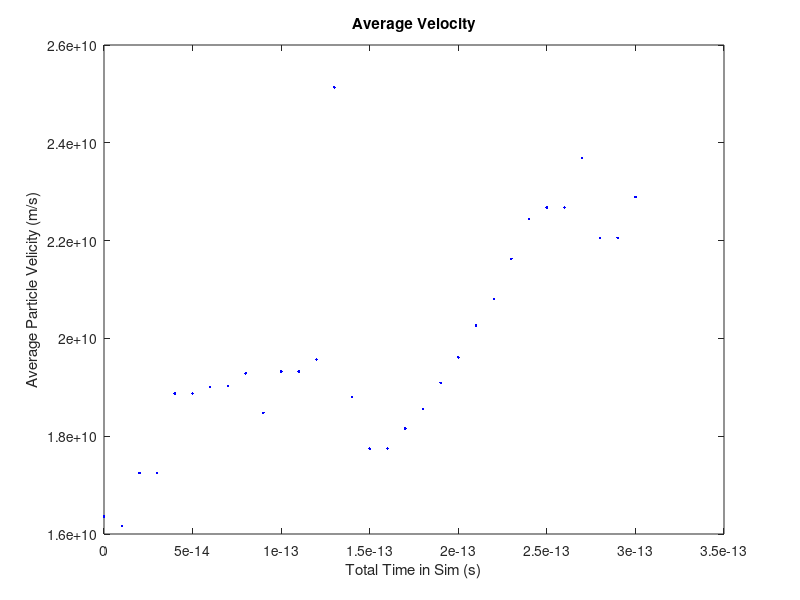
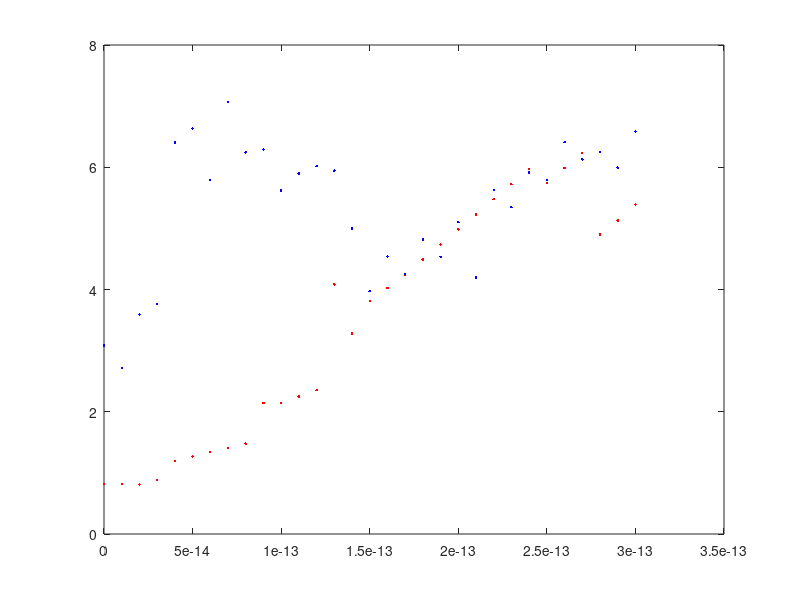
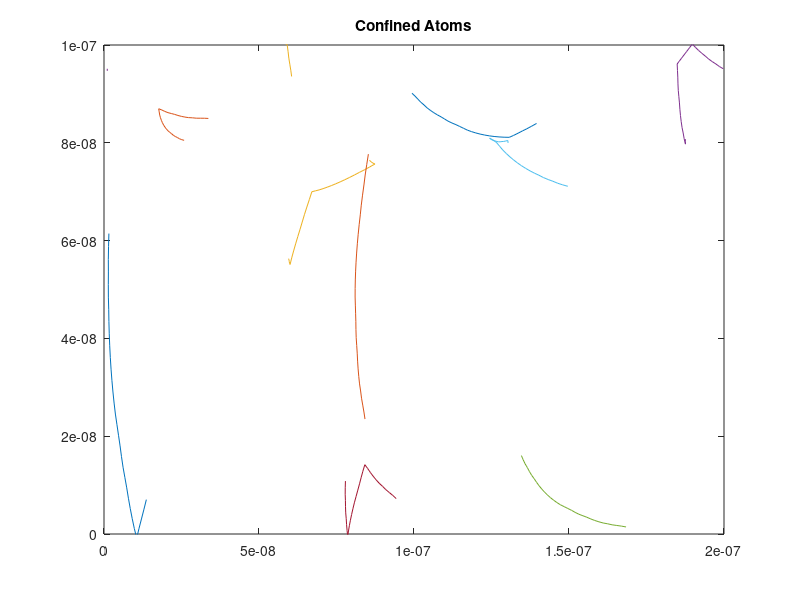
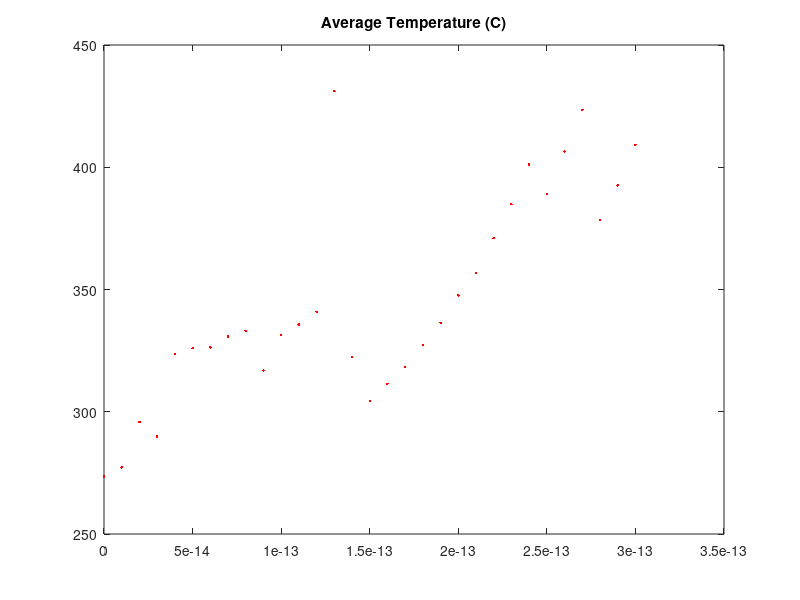

Reproduce these figures in MATLAB, in order.
clc
clear

q = 1.602E-19;
mo = 9.11e-31;
mn = 0.26*mo;
kb = 1.381e-23;
T = 300;
Pscat = 1-exp(-1e-14/0.2e-12);
Vx = 0.5;
Vy = 0.2;
Efieldx = Vx/2E-7; %E=v/m
Forcex = Efieldx*q;
Efieldy = Vy/1E-7; %E=v/m
Forcey = Efieldy*q;
Vavg = 0;
tempAtoms = zeros(10,1); 

%Acceleration Due to Efield
accelx = Forcex/mo;
accely = Forcey/mo;

%Initialise the particles
initialX = 200e-9*rand(10,1);
initialY = 100e-9*rand(10,1);
axis ([0 200e-9 0 100e-9])

%Initialise angles
angleRad = 2*pi*rand(10,1);

%Set velocity
vth = sqrt((kb*T)/mn);

%Maxwell Boltzman Inital Velocity
MD1 = randn(10,1).*(vth/sqrt(2));
MD2 = randn(10,1).*(vth/sqrt(2));
MaxwellBoltzman = sqrt((MD1).^2+(MD2).^2);
initialRV = MaxwellBoltzman;

% figure(1)
% velocity = histogram(initialRV,20);

scat = 0;


velocityX = initialRV.*cos(angleRad);
velocityY = initialRV.*sin(angleRad);

newX = initialX + velocityX*1e-14;
newY = initialY + velocityY*1e-14;


for time = 0:1e-14:3e-13
   
    
    %Check for Scatter
    Escat = rand(10,1) < Pscat;
     if newX(Escat) > 0
        %Rethermalize
        MD1 = randn(10,1).*(vth/sqrt(2));
        MD2 = randn(10,1).*(vth/sqrt(2));
        MaxwellBoltzman = sqrt((MD1).^2+(MD2).^2);
        initialRV = MaxwellBoltzman;

        %Find New Velocities
%         voldX = velocityx;
%         vnewX = (accel)*1E-14 + voldX;
        angleRad = 2*pi*rand(10,1);
        velocityX(Escat) = initialRV(Escat).*cos(angleRad(Escat)) + (accelx*1E-14);
        velocityY(Escat) = initialRV(Escat).*sin(angleRad(Escat)) + (accely*1E-14);
        
         %Find new positions
         newX = initialX + velocityX*1e-14;
         newY = initialY + velocityY*1e-14;
        
%         figure(1)
%         velocity = histogram(initialRV,25);

        %Mean Free Path/Time Between Collisions
        Vavgold = Vavg;
        scat = scat+ sum(Escat);
        tauMN = (time*10)/scat;
        Vavg = mean((velocityX.^2) + (velocityY.^2));
       
        MFP = tauMN*Vavg;
        

%  
%         figure(2)
%         subplot(2,1,1)
%         title('Mean Free Time')
%         xlabel('Total Time in Sim (s)')
%         ylabel('Mean Free Time (s)')
%         plot(time, tauMN, 'b.')
%         hold on
%         
%         figure(2)
%         subplot(2,1,2)
%         xlabel('Total Time in Sim (s)')
%         ylabel('Mean Free Path (m)')
%         title('Mean Free Path')
%         plot(time, MFP, 'g.')
%         hold on
        
     else
        Vavgold = Vavg;
        Vavg = mean((velocityX.^2) + (velocityY.^2));
      
        velocityX = velocityX + accelx*1e-14;
        velocityY = velocityY + accely*1e-14;
         %Find new positions
         newX = initialX + velocityX*1e-14 + (accelx*(1E-14^2));
         newY = initialY + velocityY*1e-14 + (accely*(1E-14^2));
        
         
     end
     
%      Vavgold = Vavg;
     
    %Track Average Velocity
    figure(1)
    title('Average Velocity')
    xlabel('Total Time in Sim (s)')
    ylabel('Average Particle Velicity (m/s)')
    plot(time, Vavg, 'b.')
%     plot([time-1e-14 time], [Vavgold Vavg], 'b')
    hold on
     
    
    %Find Drift Current Density
    PDCX = velocityX >= 0;
    driftElecX = sum(velocityX(PDCX))*q;
    Jx = driftElecX/(1e-7*2e-7); 
    
    PDCY = velocityY >= 0;
    driftElecY = sum(velocityY(PDCY))*q;
    Jy = driftElecY/(2e-7*1e-7); 
    
    figure(2)
    plot(time, Jx, 'r.', time, Jy, 'b.') 
    hold on
    
    %Find temperature
    Vavg = mean((velocityX.^2) + (velocityY.^2));
    T = (mn*Vavg)/(kb);

    
    %Check X boundary conditions
    [NH,IH] = max(newX);
    [NL,IL] = min(newX);
    
    upperX = newX >= 200e-9;
    newX(upperX)= newX(upperX)-200e-9;
    initialX(upperX) = newX(upperX);
    
    lowX = newX <= 0;
    newX(lowX) = newX(lowX)+200e-9;
    initialX(lowX) = newX(lowX);
        
    
    
    %Check Y boundary conditions
    [NumH,IndexH] = max(newY);
    [NumL,IndexL] = min(newY);
    
    upperY = newY >= 100e-9;
    velocityY(upperY)= -velocityY(upperY);
    
    lowY = newY <= 0;
    velocityY(lowY) = -velocityY(lowY);
    
    
   
    
    xp = [initialX newX];
    yp = [initialY newY];
    c =  lines(10);

    figure(3)
    title('Confined Atoms');
    P = plot(xp.', yp.');
    set(P, {'color'}, num2cell(c,2));    
    hold on

    axis ([0 200e-9 0 100e-9])
    
    
    figure(4)
    title('Average Temperature (C)');
    plot(time, T, 'r.')
    hold on  
    
    
    
    
    
    
%     %Density Plots
% 
%     %Find Temperature per Atom
%     Vatoms = velocityX.^2 + velocityY.^2;
%     tempAtoms = (mn.*Vatoms)./kb;
%     
%     %Make Plot
%     x = linspace(0,2e-7,10);
%     y = linspace(0,1e-7,10);
%     [Xt,Yt] = meshgrid(newX,newY);
%     Z = tempAtoms;
%     surf(Xt,Yt,Z)
%        
%         
%         
% %     pos = meshgrid(newX, newY);
% %     map = meshgrid(pos, substrate);        
% %     
% %     x = linspace(0, 2e-7,100);
% %     y = linspace(0, 1e-7,100);
% %     [X,Y] = meshgrid(x,y);
% %     
% %     for i = 0:x
% %         for j = 0:y
% %             if particle
%     
%     figure(5)
%     title('Electron Temperature')
%     surf(tempPlot)

 




    initialX = newX;
    initialY = newY;
    
    
    pause(0.001)
    time

end

del = 0.05e-7;
nx = 40;
ny = 20;
ED = zeros(ny,nx);
Temp = zeros(ny,nx);

for i = 1:nx
    for j = 1:ny
        LowerBoxLeftX1 = newX < (i*del);
        LowerBoxLeftX2 = newX > (i*del - del); 
        LowerBoxLeftX = LowerBoxLeftX1>0 & LowerBoxLeftX2>0;      
        
        
        LowerBoxLeftY1 = newY < (j*del);
        LowerBoxLeftY2 = newY > (j*del - del);
        LowerBoxLeftY = LowerBoxLeftY1>0 & LowerBoxLeftY2>0;
        
        particles = LowerBoxLeftX>0 & LowerBoxLeftY>0;
        
        Xvelocity = velocityX(particles);
        Yvelocity = velocityY(particles);

        
        TotalElectrons = LowerBoxLeftX>0 & LowerBoxLeftY>0;
        Vavg = mean((Xvelocity.^2) + (Yvelocity.^2));
        
        
        Temp(j,i) = (mn*Vavg)/(kb);
        ED(j,i) = sum(TotalElectrons);
       
    end
end

x = linspace(0,2e-7,40);
y = linspace(0,1e-7,20);
[X,Y] = meshgrid(x,y);
[Xp,Yp] = meshgrid(newX,newY);

figure(5)
title('Electron Density')
xlabel('X Distance In Plane (1square = 0.05e-7m')
ylabel('Y Distance In Plane (1square = 0.05e-7m')
surf(X,Y,ED)


notTemp = isnan(Temp);
Temp(notTemp) = 0;

figure(7)
title('Temperature Map')
xlabel('X Distance In Plane (1square = 0.05e-7m')
ylabel('Y Distance In Plane (1square = 0.05e-7m')
surf(X,Y,Temp)







hold off

